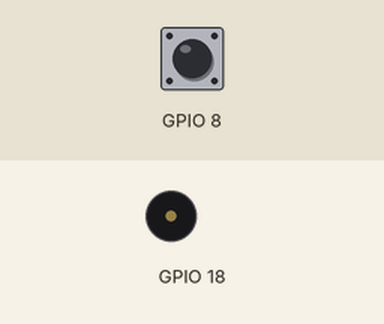
This program was run on a simulated Raspberry Pi (BCM pin numbers). On the bench: buzzer (waves = sounding). The test bench sets the inputs (shaded band); at power-on: GPIO 8 HIGH.

Above: at 1.2 s.
1.3 s: GPIO 8 pulled LOW for 0.15 s
At 1.37 s:
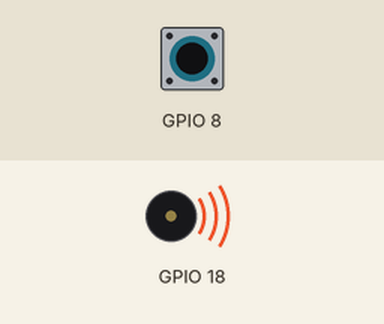
2.9 s: GPIO 8 pulled LOW for 3.2 s
At 7.1 s:
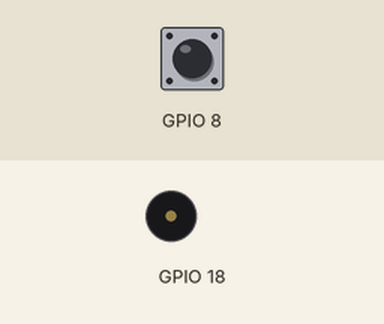
Timing chart, 0 to 8.6 s (numbered marks = the images above; inputs shaded):
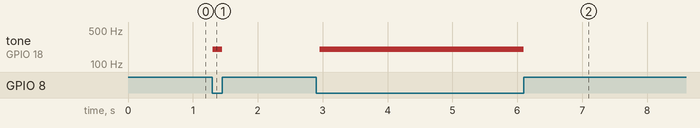

Measured:
- after the input at 1.3 s, tone on GPIO 18: silent → 200 Hz at once, → silent 0.14 s later
- after the input at 2.9 s, tone on GPIO 18: silent → 200 Hz after 0.05 s, → silent 3.1 s later

The program:

11.buzzer_button.py
```python
import pigpio
import time

pi = pigpio.pi()

buzzer = 18  # pin 12 in BOARD mode
button = 8  # pin 24 in BOARD mode

pi.set_pull_up_down(button, pigpio.PUD_UP)

try:
    while True:
        while pi.read(button) == 0:
            pi.hardware_PWM(buzzer, 200, 500000)

        if pi.read(button) == 1:
            pi.hardware_PWM(buzzer, 0, 0)

        time.sleep(0.1)
except KeyboardInterrupt:
    pass
finally:
    pi.write(buzzer, 0)
    pi.stop()
```
